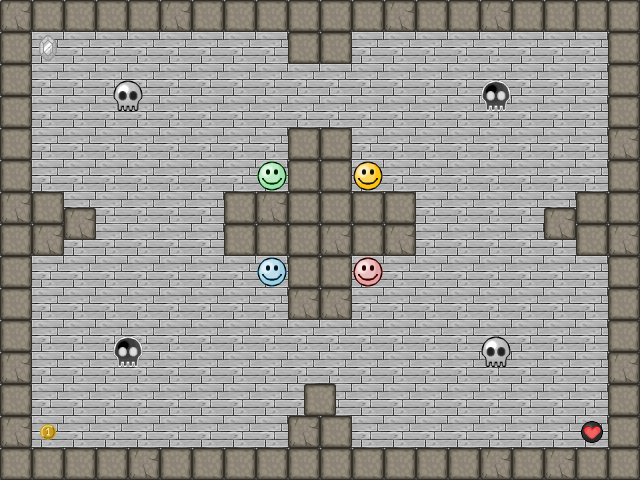

Rendered tile map (Tiled .tmx) drawn with the repository's tilesets; below, a short description and the map source with its tile grids summarised:
An orthogonal 40x30 tile map with 16x16 px tiles, 2 tile layers (background, map), 2 tilesets.

<map version="1.0" orientation="orthogonal" renderorder="right-down" width="40" height="30" tilewidth="16" tileheight="16" nextobjectid="1">
 <properties>
  <property name="type" value="classic" />
 </properties>
 <tileset firstgid="1" name="Sprite" tilewidth="32" tileheight="32" tilecount="64" columns="8">
  <tileoffset x="0" y="16" />
  <image source="../../tileset/sprite.png" width="256" height="256" />
  <tile id="31">
   <objectgroup draworder="index" />
  </tile>
 </tileset>
 <tileset firstgid="65" name="Background" tilewidth="32" tileheight="32" tilecount="64" columns="8">
  <tileoffset x="0" y="16" />
  <image source="../../tileset/background.png" width="256" height="256" />
 </tileset>
 <layer name="background" width="40" height="30">
  <data>[1200 cells, 300 non-empty, 1 distinct tile ids]</data>
 </layer>
 <layer name="map" width="40" height="30">
  <data>[1200 cells, 108 non-empty, 11 distinct tile ids]</data>
 </layer>
</map>
